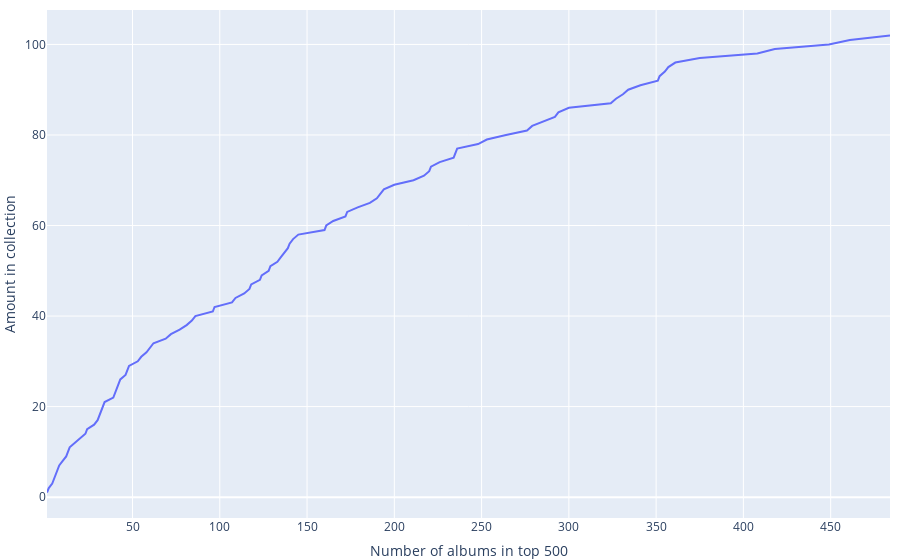

Here is the notebook cell this chart was saved with:
### Code cell
albums_df['Have'] = albums_df['Have'].cumsum()
albums_df = albums_df[albums_df['Have'].notnull()]
fig = px.line(albums_df, x='#', y='Have',
              labels={
                     "#": "Number of albums in top 500",
                     "Have": "Amount in collection",
                 },)
fig.update_layout(margin={'t':10,'l':0,'b':0,'r':10}, showlegend=False)
fig.show()

### Figure 1 — Plotly figure (JSON) as saved in the notebook; plotly's stock layout.template omitted (floating-point values rounded to 4 significant figures)
{"data": [{"hovertemplate": "Number of albums in top 500=%{x}<br>Amount in collection=%{y}<extra></extra>", "legendgroup": "", "line": {"color": "#636efa", "dash": "solid"}, "marker": {"symbol": "circle"}, "mode": "lines", "name": "", "orientation": "v", "showlegend": false, "type": "scatter", "x": [1, 2, 4, 5, 6, 7, 8, 10, 12, 13, 14, 17, 20, 23, 24, 28, 30, 31, 32, 33, 34, 39, 40, 41, 42, 43, 46, 47, 48, 53, 55, 58, 60, 62, 69, 72, 77, 81, 84, 86, 96, 97, 107, 109, 114, 117, 118, 123, 124, 128, 129, 133, 135, 137, 139, 140, 142, 145, 160, 161, 165, 172, 173, 179, 186, 190, 192, 194, 200, 211, 217, 220, 221, 226, 234, 235, 236, 248, 253, 264, 276, 279, 286, 292, 294, 300, 324, 327, 331, 334, 341, 351, 352, 355, 357, 361, 375, 408, 418, 449, 461, 484], "xaxis": "x", "y": [1, 2, 3, 4, 5, 6, 7, 8, 9, 10, 11, 12, 13, 14, 15, 16, 17, 18, 19, 20, 21, 22, 23, 24, 25, 26, 27, 28, 29, 30, 31, 32, 33, 34, 35, 36, 37, 38, 39, 40, 41, 42, 43, 44, 45, 46, 47, 48, 49, 50, 51, 52, 53, 54, 55, 56, 57, 58, 59, 60, 61, 62, 63, 64, 65, 66, 67, 68, 69, 70, 71, 72, 73, 74, 75, 76, 77, 78, 79, 80, 81, 82, 83, 84, 85, 86, 87, 88, 89, 90, 91, 92, 93, 94, 95, 96, 97, 98, 99, 100, 101, 102], "yaxis": "y"}], "layout": {"legend": {"tracegroupgap": 0}, "margin": {"b": 0, "l": 0, "r": 10, "t": 10}, "showlegend": false, "xaxis": {"anchor": "y", "domain": [0, 1], "title": {"text": "Number of albums in top 500"}}, "yaxis": {"anchor": "x", "domain": [0, 1], "title": {"text": "Amount in collection"}}}}
